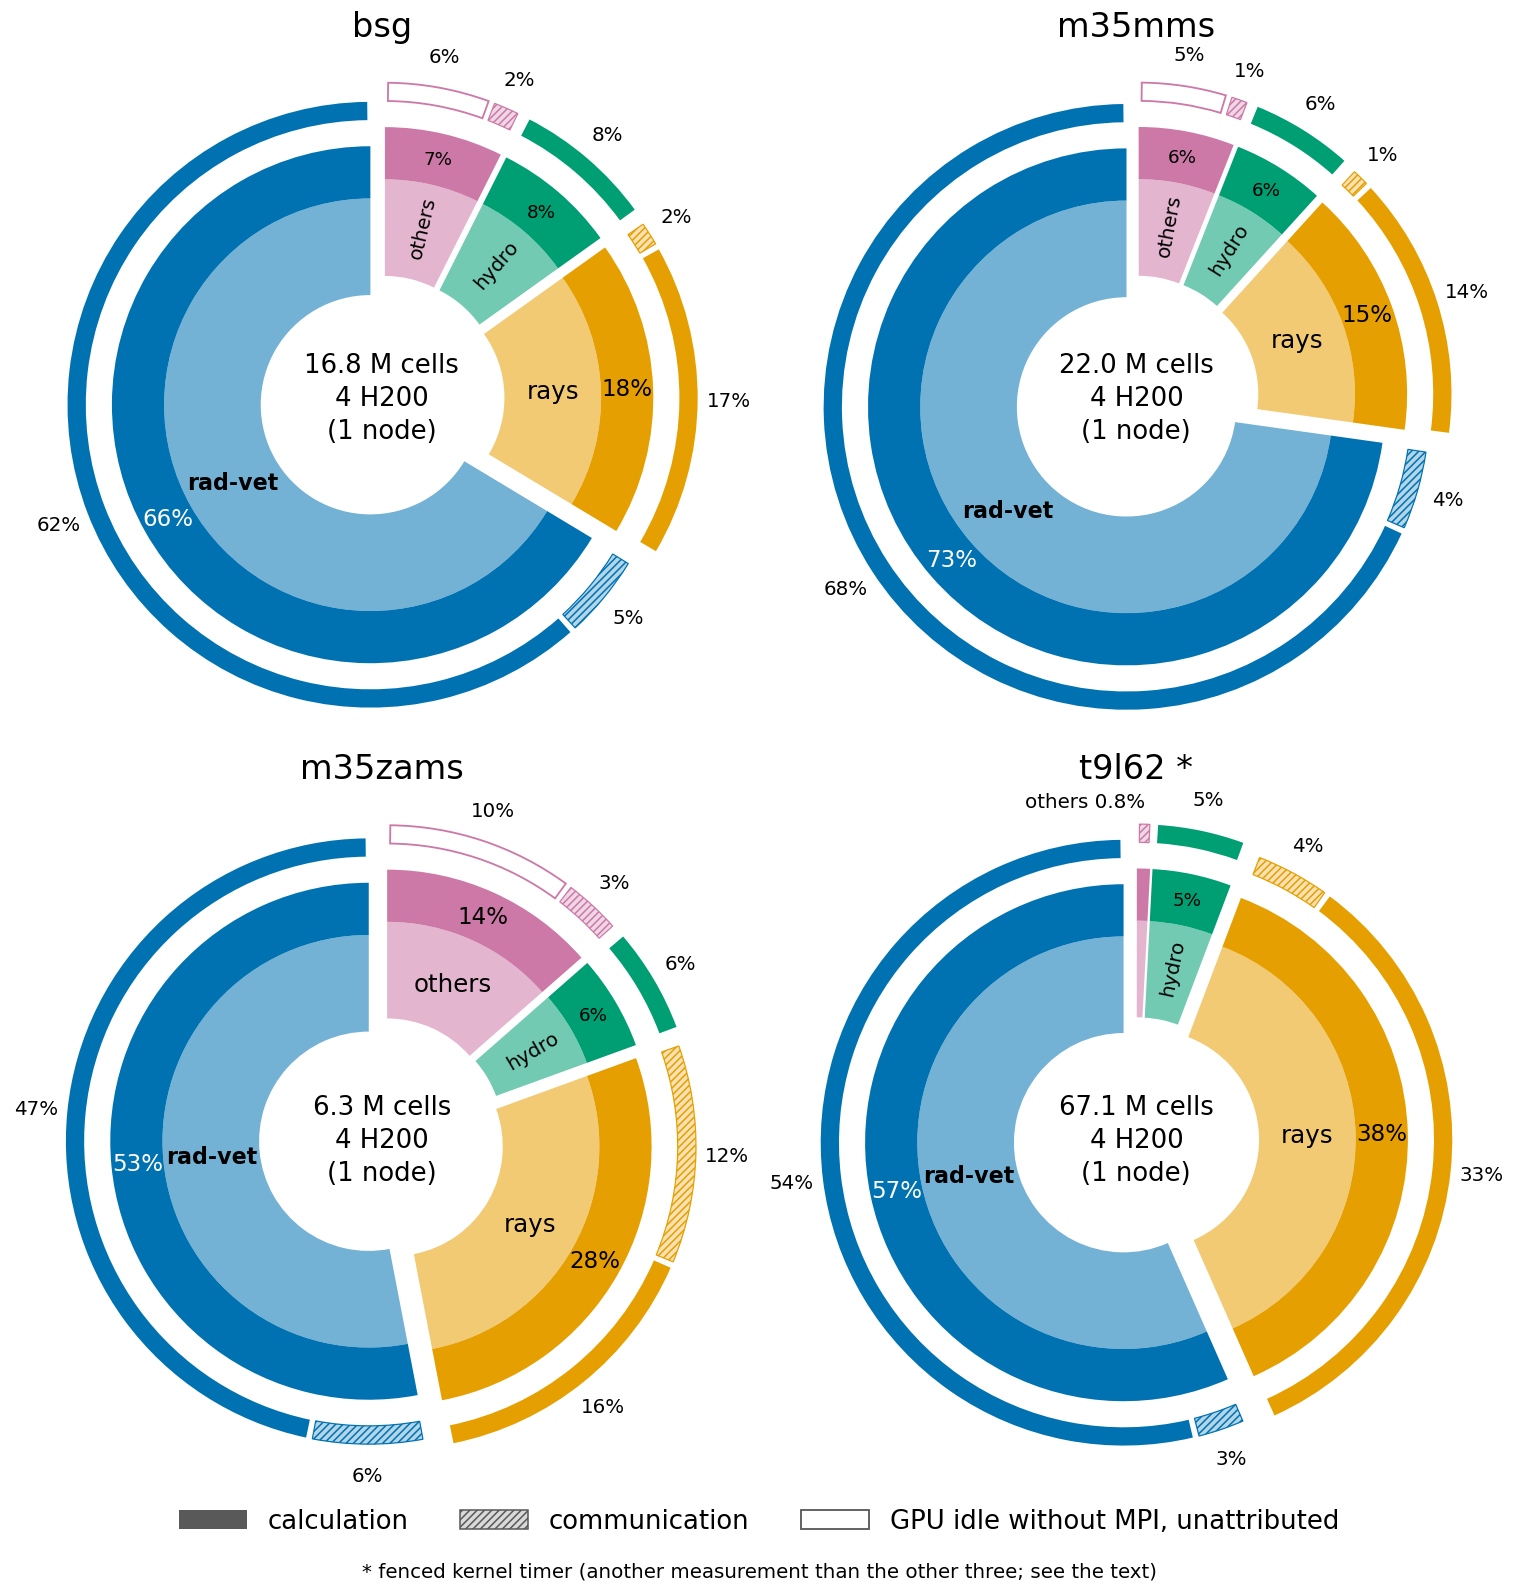

Python code for this plot:
#!/usr/bin/env python3
"""cost_pie.py: draw cost_pie.png / .svg from cost_modules.csv (same directory).  Style: mesa2.mplstyle (idort_style.py)."""
import csv, os, sys
import numpy as np
import matplotlib
matplotlib.use('Agg')
import matplotlib.pyplot as plt
from matplotlib.colors import to_rgb
from matplotlib.patches import Patch, Wedge
HERE = os.path.dirname(os.path.abspath(__file__))
sys.path.insert(0, os.environ.get('IDORT_STYLE', os.path.join(HERE, '..', '..', '..', 'tests', 'vet_clean', 'notebooks')))
import idort_style
idort_style.use()
COL = {'rad-vet': '#0072B2', 'rays': '#E69F00', 'hydro': '#009E73', 'others': '#CC79A7'}   # Okabe & Ito
ORDER = ['rad-vet', 'rays', 'hydro', 'others']                                             # counter-clockwise from the top
TITLE = {'bsg': 'bsg', 'm35mms': 'm35mms', 'm35zams': 'm35zams', 't9l62': 't9l62 *'}
light = lambda c, f=0.55: tuple(1 - (1 - x)*f for x in to_rgb(c))
D = {}
for r in csv.DictReader(open(os.path.join(HERE, 'cost_modules.csv'))):
    d = D.setdefault(r['star'], {'cells': int(r['cells']), 'p': {}}); d['p'][r['module'], r['part']] = float(r['percent'])
pct = lambda v: f'{v:.0f}%' if v >= 0.95 else f'{v:.1f}%'
at = lambda o, r, a: (o[0] + r*np.cos(np.radians(a)), o[1] + r*np.sin(np.radians(a)))
R0, R1, R2, A0, A1 = 0.42, 0.79, 0.99, 1.09, 1.16
fig, axs = plt.subplots(2, 2, figsize=(14, 14.4))
for ax, (st, d) in zip(axs.flat, D.items()):
    p = d['p']; a = 90.0
    for m in ORDER:
        v = sum(x for (mm, _), x in p.items() if mm == m); w = 3.6*v; mid = a + w/2; o = at((0, 0), 0.05, mid)
        ax.add_patch(Wedge(o, R1, a, a + w, width=R1 - R0, fc=light(COL[m]), ec='none'))
        ax.add_patch(Wedge(o, R2, a, a + w, width=R2 - R1, fc=COL[m], ec='none'))
        if v > 2:
            ax.text(*at(o, (R1 + R2)/2, mid), pct(v), ha='center', va='center', fontsize=15 if v > 10 else 12,
                    color='white' if m == 'rad-vet' else 'black')
            nm = {'others': 'others'}.get(m, m)
            ax.text(*at(o, (R0 + R1)/2 + (0.02 if v < 10 else 0), mid), nm, ha='center', va='center', fontsize=(14.5 if m == 'rad-vet' else 16) if v > 10 else 13,
                    weight='bold' if m == 'rad-vet' else 'normal', rotation=0 if v > 10 else (mid - 180 if 90 < mid < 270 else mid if mid < 90 else mid - 360))
        else: ax.text(*at(o, A1 + 0.05, mid), f'{m} {pct(v)}', ha='right', va='bottom', fontsize=13)
        parts = [('calculation', dict(fc=COL[m], ec='none')), ('communication', dict(fc=light(COL[m], 0.3), ec=COL[m], hatch='/////', lw=0.8)),
                 ('rest', dict(fc='white', ec=COL[m], lw=1.2))]
        b = a
        for part, kw in parts:
            x = p.get((m, part), 0) if part != 'rest' else p.get((m, 'unattributed'), 0) + p.get((m, 'GPU idle'), 0)
            if x < 0.05: continue
            s = 3.6*x; g = min(0.6, s/6)
            ax.add_patch(Wedge(o, A1, b + g, b + s - g, width=A1 - A0, **kw))
            if x >= 0.95 and v > 2:
                q = at(o, A1 + 0.12, b + s/2)
                ax.text(*q, pct(x), ha='center', va='center', fontsize=13)
            b += s
        a += w
    ax.text(0, 0, f'{d["cells"]/1e6:.1f} M cells\n4 H200\n(1 node)', ha='center', va='center', fontsize=17, linespacing=1.35)
    ax.set_title(TITLE[st], fontsize=22, pad=8); ax.set_xlim(-1.42, 1.42); ax.set_ylim(-1.34, 1.34); ax.set_aspect('equal'); ax.axis('off')
H = [Patch(fc='0.35', ec='none', label='calculation'), Patch(fc='0.85', ec='0.35', hatch='/////', label='communication'),
     Patch(fc='white', ec='0.35', lw=1.2, label='GPU idle without MPI, unattributed')]
fig.legend(handles=H, loc='lower center', ncol=3, fontsize=17, bbox_to_anchor=(0.5, 0.012), handlelength=2.6)
fig.text(0.5, 0.0, '* fenced kernel timer (another measurement than the other three; see the text)', ha='center', fontsize=13)
fig.subplots_adjust(left=0.01, right=0.99, top=0.965, bottom=0.055, wspace=0.0, hspace=0.06)
fig.savefig(os.path.join(HERE, 'cost_pie.svg')); fig.savefig(os.path.join(HERE, 'cost_pie.png'), dpi=110)
